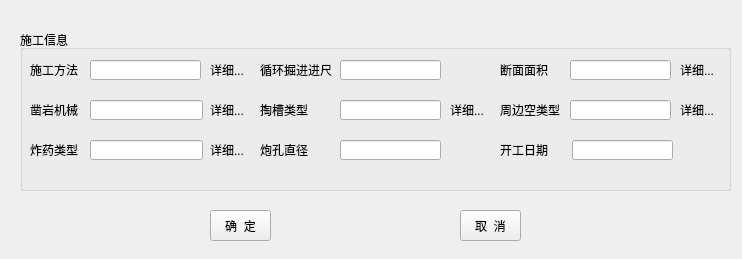
<?xml version="1.0" encoding="UTF-8"?>
<ui version="4.0">
 <class>projectDesignForm</class>
 <widget class="QWidget" name="projectDesignForm">
  <property name="geometry">
   <rect>
    <x>0</x>
    <y>0</y>
    <width>742</width>
    <height>259</height>
   </rect>
  </property>
  <property name="minimumSize">
   <size>
    <width>742</width>
    <height>259</height>
   </size>
  </property>
  <property name="maximumSize">
   <size>
    <width>742</width>
    <height>259</height>
   </size>
  </property>
  <property name="windowTitle">
   <string>工程设计</string>
  </property>
  <widget class="QGroupBox" name="groupBox_2">
   <property name="geometry">
    <rect>
     <x>20</x>
     <y>30</y>
     <width>711</width>
     <height>161</height>
    </rect>
   </property>
   <property name="title">
    <string>施工信息</string>
   </property>
   <widget class="QLabel" name="label_19">
    <property name="geometry">
     <rect>
      <x>10</x>
      <y>30</y>
      <width>54</width>
      <height>20</height>
     </rect>
    </property>
    <property name="text">
     <string>施工方法</string>
    </property>
   </widget>
   <widget class="QLabel" name="label_20">
    <property name="geometry">
     <rect>
      <x>10</x>
      <y>70</y>
      <width>54</width>
      <height>20</height>
     </rect>
    </property>
    <property name="text">
     <string>凿岩机械</string>
    </property>
   </widget>
   <widget class="QLabel" name="label_21">
    <property name="geometry">
     <rect>
      <x>10</x>
      <y>110</y>
      <width>54</width>
      <height>20</height>
     </rect>
    </property>
    <property name="text">
     <string>炸药类型</string>
    </property>
   </widget>
   <widget class="QLabel" name="label_25">
    <property name="geometry">
     <rect>
      <x>240</x>
      <y>30</y>
      <width>81</width>
      <height>20</height>
     </rect>
    </property>
    <property name="text">
     <string>循环掘进进尺</string>
    </property>
   </widget>
   <widget class="QLabel" name="label_28">
    <property name="geometry">
     <rect>
      <x>240</x>
      <y>110</y>
      <width>61</width>
      <height>20</height>
     </rect>
    </property>
    <property name="text">
     <string>炮孔直径</string>
    </property>
   </widget>
   <widget class="QLabel" name="label_29">
    <property name="geometry">
     <rect>
      <x>240</x>
      <y>70</y>
      <width>54</width>
      <height>20</height>
     </rect>
    </property>
    <property name="text">
     <string>掏槽类型</string>
    </property>
   </widget>
   <widget class="QLabel" name="label_31">
    <property name="geometry">
     <rect>
      <x>480</x>
      <y>30</y>
      <width>54</width>
      <height>20</height>
     </rect>
    </property>
    <property name="text">
     <string>断面面积</string>
    </property>
   </widget>
   <widget class="QLabel" name="label_33">
    <property name="geometry">
     <rect>
      <x>480</x>
      <y>110</y>
      <width>54</width>
      <height>20</height>
     </rect>
    </property>
    <property name="text">
     <string>开工日期</string>
    </property>
   </widget>
   <widget class="QLabel" name="label_34">
    <property name="geometry">
     <rect>
      <x>480</x>
      <y>70</y>
      <width>61</width>
      <height>20</height>
     </rect>
    </property>
    <property name="text">
     <string>周边空类型</string>
    </property>
   </widget>
   <widget class="QLineEdit" name="lineEdit_13">
    <property name="geometry">
     <rect>
      <x>70</x>
      <y>30</y>
      <width>111</width>
      <height>20</height>
     </rect>
    </property>
   </widget>
   <widget class="QLineEdit" name="lineEdit_19">
    <property name="geometry">
     <rect>
      <x>70</x>
      <y>70</y>
      <width>113</width>
      <height>20</height>
     </rect>
    </property>
   </widget>
   <widget class="QLineEdit" name="lineEdit_20">
    <property name="geometry">
     <rect>
      <x>70</x>
      <y>110</y>
      <width>113</width>
      <height>20</height>
     </rect>
    </property>
   </widget>
   <widget class="QLineEdit" name="lineEdit_23">
    <property name="geometry">
     <rect>
      <x>320</x>
      <y>30</y>
      <width>101</width>
      <height>20</height>
     </rect>
    </property>
   </widget>
   <widget class="QLineEdit" name="lineEdit_24">
    <property name="geometry">
     <rect>
      <x>320</x>
      <y>110</y>
      <width>101</width>
      <height>20</height>
     </rect>
    </property>
   </widget>
   <widget class="QLineEdit" name="lineEdit_25">
    <property name="geometry">
     <rect>
      <x>320</x>
      <y>70</y>
      <width>101</width>
      <height>20</height>
     </rect>
    </property>
   </widget>
   <widget class="QLineEdit" name="lineEdit_28">
    <property name="geometry">
     <rect>
      <x>550</x>
      <y>30</y>
      <width>101</width>
      <height>20</height>
     </rect>
    </property>
   </widget>
   <widget class="QLineEdit" name="lineEdit_29">
    <property name="geometry">
     <rect>
      <x>550</x>
      <y>70</y>
      <width>101</width>
      <height>20</height>
     </rect>
    </property>
   </widget>
   <widget class="QLineEdit" name="lineEdit_30">
    <property name="geometry">
     <rect>
      <x>552</x>
      <y>110</y>
      <width>101</width>
      <height>20</height>
     </rect>
    </property>
   </widget>
   <widget class="QLabel" name="label_32">
    <property name="geometry">
     <rect>
      <x>190</x>
      <y>30</y>
      <width>41</width>
      <height>20</height>
     </rect>
    </property>
    <property name="text">
     <string>详细...</string>
    </property>
   </widget>
   <widget class="QLabel" name="label_35">
    <property name="geometry">
     <rect>
      <x>190</x>
      <y>70</y>
      <width>41</width>
      <height>20</height>
     </rect>
    </property>
    <property name="text">
     <string>详细...</string>
    </property>
   </widget>
   <widget class="QLabel" name="label_36">
    <property name="geometry">
     <rect>
      <x>190</x>
      <y>110</y>
      <width>41</width>
      <height>20</height>
     </rect>
    </property>
    <property name="text">
     <string>详细...</string>
    </property>
   </widget>
   <widget class="QLabel" name="label_37">
    <property name="geometry">
     <rect>
      <x>430</x>
      <y>70</y>
      <width>41</width>
      <height>20</height>
     </rect>
    </property>
    <property name="text">
     <string>详细...</string>
    </property>
   </widget>
   <widget class="QLabel" name="label_38">
    <property name="geometry">
     <rect>
      <x>660</x>
      <y>30</y>
      <width>41</width>
      <height>20</height>
     </rect>
    </property>
    <property name="text">
     <string>详细...</string>
    </property>
   </widget>
   <widget class="QLabel" name="label_39">
    <property name="geometry">
     <rect>
      <x>660</x>
      <y>70</y>
      <width>41</width>
      <height>20</height>
     </rect>
    </property>
    <property name="text">
     <string>详细...</string>
    </property>
   </widget>
  </widget>
  <widget class="QPushButton" name="pushButton_2">
   <property name="geometry">
    <rect>
     <x>460</x>
     <y>210</y>
     <width>61</width>
     <height>31</height>
    </rect>
   </property>
   <property name="text">
    <string>取  消</string>
   </property>
  </widget>
  <widget class="QPushButton" name="pushButton">
   <property name="geometry">
    <rect>
     <x>210</x>
     <y>210</y>
     <width>61</width>
     <height>31</height>
    </rect>
   </property>
   <property name="text">
    <string>确  定</string>
   </property>
  </widget>
 </widget>
 <resources/>
 <connections/>
</ui>
